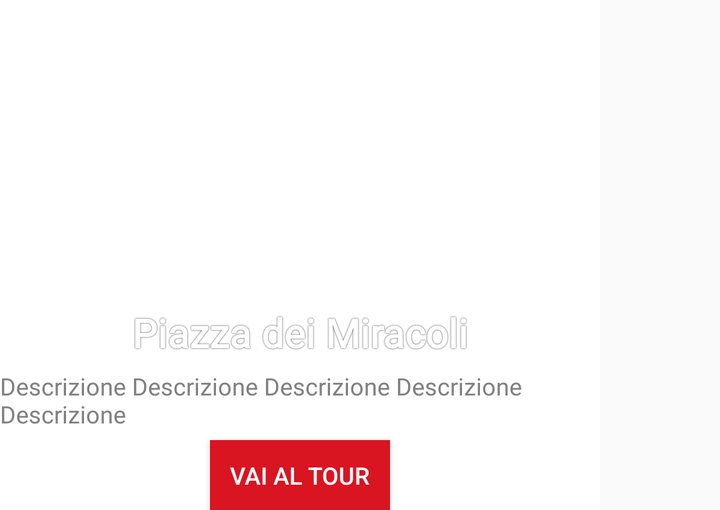
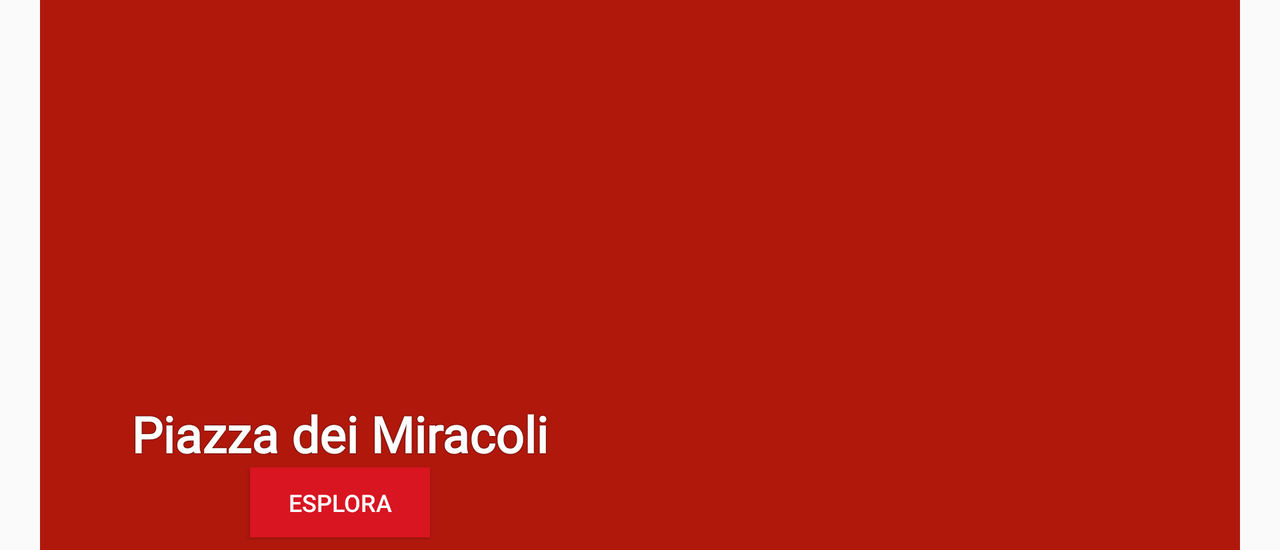

The same Android screen from two of the app's own layout files: first res/layout/ as a phone draws it, then the repository's variant for another configuration, drawn on a device whose configuration selects that folder. Both files follow.
<!-- AndroidManifest.xml: application theme AppTheme -->
<!-- res/layout/infowindowlayout.xml -->
<?xml version="1.0" encoding="utf-8"?>
<android.support.constraint.ConstraintLayout xmlns:android="http://schemas.android.com/apk/res/android"
    android:layout_width="wrap_content"
    android:layout_height="wrap_content"
    xmlns:app="http://schemas.android.com/apk/res-auto"
    android:orientation="vertical"
    android:background="#FFFFFF">

    <LinearLayout
        android:layout_width="300dp"
        android:layout_height="wrap_content"
        android:orientation="vertical"
        android:id="@+id/toplayout">
    <FrameLayout
        android:layout_width="match_parent"
        android:layout_height="wrap_content">
        <ImageView
            android:id="@+id/place_img"
            android:layout_width="match_parent"
            android:layout_height="180dp"
            android:scaleType="fitXY"
            android:adjustViewBounds="true"
            android:src="@drawable/duomo" />

        <TextView
            android:id="@+id/place_title"
            android:layout_width="wrap_content"
            android:layout_height="wrap_content"
            android:text="Piazza dei Miracoli"
            android:textSize="20dp"
            android:textStyle="bold"
            android:textColor="@color/white"
            android:layout_gravity="center_horizontal|bottom"
            android:fontFamily="@font/lato"
            android:shadowColor="@color/black"
            android:shadowRadius="1"
             />

    </FrameLayout>

        <TextView
            android:id="@+id/place_descr"
            android:layout_width="wrap_content"
            android:layout_height="wrap_content"
            android:layout_marginTop="5dp"
            android:textSize="12dp"
            android:text="Descrizione Descrizione Descrizione Descrizione Descrizione"
            android:fontFamily="@font/lato"
            android:textColor="@color/grey" />

        <Button
            android:id="@+id/go_tour"
            android:layout_width="90dp"
            android:layout_height="35dp"
            android:layout_gravity="center_horizontal"
            android:textColor="@color/white"
            android:background="@color/colorPrimary"
            android:textSize="12dp"
            android:layout_marginTop="5dp"
            android:text="Vai al tour"/>

    </LinearLayout>

</android.support.constraint.ConstraintLayout>
<!-- resources referenced by this layout -->
<resources>
  <color name="black">#000000</color>
  <color name="colorPrimary">#D81521</color>
  <color name="grey">#808080</color>
  <color name="white">#FFFFFF</color>
  <style name="AppTheme" parent="Theme.AppCompat.Light.DarkActionBar">
          
          <item name="colorPrimary">@color/colorPrimary</item>
          <item name="colorPrimaryDark">@color/colorPrimaryDark</item>
          <item name="colorAccent">@color/colorAccent</item>
      </style>
  <color name="colorPrimaryDark">#B1180C</color>
  <color name="colorAccent">#FF4081</color>
</resources>
<!-- res/layout-land/infowindowlayout.xml (the repository's variant of the layout above) -->
<!-- drawn on the phone turned sideways -->
<?xml version="1.0" encoding="utf-8"?>
<android.support.constraint.ConstraintLayout xmlns:android="http://schemas.android.com/apk/res/android"
    xmlns:tools="http://schemas.android.com/tools"
    android:layout_width="wrap_content"
    android:layout_height="wrap_content"
    xmlns:app="http://schemas.android.com/apk/res-auto"
    android:layout_gravity="center"
    >

    <LinearLayout
        android:id="@+id/toplayout"
        android:layout_width="wrap_content"
        android:layout_height="wrap_content"
        android:background="@color/colorPrimaryDark"
        android:gravity="center"
        android:orientation="horizontal"
        android:paddingBottom="5dp"
        tools:layout_editor_absoluteX="0dp"
        tools:layout_editor_absoluteY="0dp">

        <LinearLayout
            android:layout_width="wrap_content"
            android:layout_height="270dp"
            android:orientation="vertical">

            <ImageView
                android:id="@+id/place_img"
                android:layout_width="300dp"
                android:layout_height="200dp"
                android:layout_gravity="start"
                android:adjustViewBounds="true"
                android:scaleType="fitXY" />

            <TextView
                android:id="@+id/place_title"
                android:layout_width="wrap_content"
                android:layout_height="wrap_content"
                android:layout_gravity="center_horizontal|bottom"
                android:fontFamily="@font/lato"
                android:shadowColor="@color/black"
                android:shadowRadius="1"
                android:text="Piazza dei Miracoli"
                android:textColor="@color/white"
                android:textSize="25sp"
                android:textStyle="bold" />

            <Button
                android:id="@+id/go_tour"
                android:layout_width="90dp"
                android:layout_height="35dp"
                android:layout_gravity="center_horizontal|bottom"
                android:background="@color/colorPrimary"
                android:text="ESPLORA"
                android:textColor="@color/white"
                android:textSize="12dp" />

        </LinearLayout>

        <FrameLayout
            android:layout_width="300dp"
            android:layout_height="match_parent"
            android:id="@+id/descr">
        <TextView
            android:id="@+id/place_descr"
            android:layout_width="match_parent"
            android:layout_height="wrap_content"
            android:layout_marginTop="5dp"
            android:fontFamily="@font/lato"
            android:scrollbars="vertical"
            android:textColor="@color/white"
            android:textSize="14sp" />



        </FrameLayout>

    </LinearLayout>





</android.support.constraint.ConstraintLayout>
<!-- resources referenced by the variant -->
<!-- as the phone turned sideways resolves them -->
<resources>
  <color name="black">#000000</color>
  <color name="colorPrimary">#D81521</color>
  <color name="colorPrimaryDark">#B1180C</color>
  <color name="white">#FFFFFF</color>
  <style name="AppTheme" parent="Theme.AppCompat.Light.DarkActionBar">
          
          <item name="colorPrimary">@color/colorPrimary</item>
          <item name="colorPrimaryDark">@color/colorPrimaryDark</item>
          <item name="colorAccent">@color/colorAccent</item>
      </style>
  <color name="colorAccent">#FF4081</color>
</resources>
